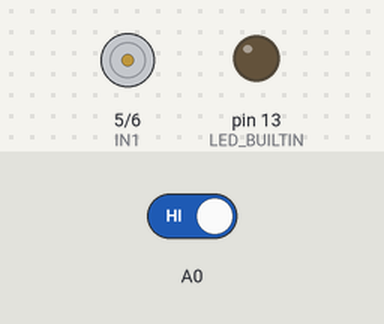
Bench run of a sketch on a simulated Arduino Uno, built with avr-gcc and run on an emulated ATmega328P. Parts: motor-driver pin pairs drawn as motors (green arrow = first pin HIGH = forward, orange = second pin HIGH = backward, longer = more drive), output pins drawn as LEDs (lit = HIGH). Inputs (shaded band) come from the test bench; at power-on: A0 HIGH.

Above: at 1.2 s.
1.3 s: A0 driven LOW
At 2.6 s:
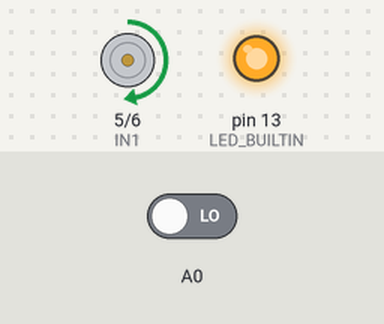
Timing chart, 0 to 4.3 s (numbered marks = the images above; inputs shaded):
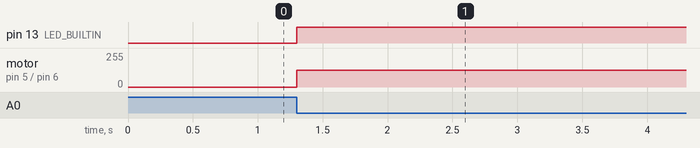

Measured:
- after the input at 1.3 s, pin 13 (LED_BUILTIN): LOW → HIGH at once; motor on pin 5 (IN1) / pin 6 (IN2): stopped → forward 126/255 at once

The sketch:

learnig_motor_driver.ino
```cpp
#define IN1 5
#define IN2 6

void setup() {
  pinMode(IN1, OUTPUT);
  pinMode(IN2, OUTPUT);
  pinMode(LED_BUILTIN, OUTPUT);
  pinMode(A0, INPUT);
}

void Forward() {
  analogWrite(IN1, 126);
  analogWrite(IN2, 0);
}

void Stop() {
  analogWrite(IN1, 0);
  analogWrite(IN2, 0);
}

void loop() {
  if(digitalRead(A0) == LOW) {
    Forward();
    digitalWrite(LED_BUILTIN, HIGH);
  } else {
    Stop();
    digitalWrite(LED_BUILTIN, LOW);
  }
}
```
